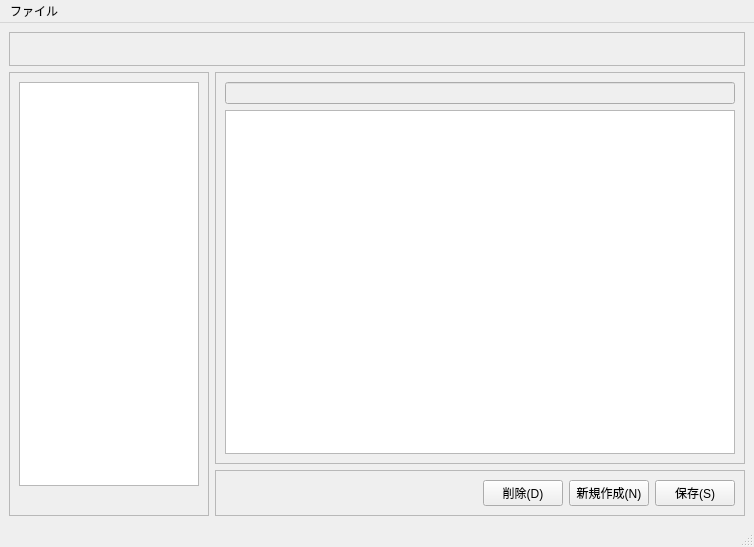
<?xml version="1.0" encoding="UTF-8"?>
<ui version="4.0">
 <class>MainWindow</class>
 <widget class="QMainWindow" name="MainWindow">
  <property name="geometry">
   <rect>
    <x>0</x>
    <y>0</y>
    <width>754</width>
    <height>547</height>
   </rect>
  </property>
  <property name="windowTitle">
   <string>ノート</string>
  </property>
  <property name="windowIcon">
   <iconset resource="resources.qrc">
    <normaloff>:/icon/assets/icon/note.svg</normaloff>:/icon/assets/icon/note.svg</iconset>
  </property>
  <widget class="QWidget" name="centralwidget">
   <layout class="QGridLayout" name="gridLayout_5">
    <item row="1" column="1">
     <widget class="QFrame" name="editFrame">
      <property name="frameShape">
       <enum>QFrame::StyledPanel</enum>
      </property>
      <property name="frameShadow">
       <enum>QFrame::Raised</enum>
      </property>
      <layout class="QGridLayout" name="gridLayout_4">
       <item row="1" column="0">
        <widget class="QTextEdit" name="textEdit"/>
       </item>
       <item row="0" column="0">
        <widget class="QLineEdit" name="titleEdit">
         <property name="enabled">
          <bool>false</bool>
         </property>
         <property name="contextMenuPolicy">
          <enum>Qt::NoContextMenu</enum>
         </property>
        </widget>
       </item>
      </layout>
     </widget>
    </item>
    <item row="2" column="1">
     <widget class="QFrame" name="ctrlFrame">
      <property name="frameShape">
       <enum>QFrame::StyledPanel</enum>
      </property>
      <property name="frameShadow">
       <enum>QFrame::Raised</enum>
      </property>
      <layout class="QGridLayout" name="gridLayout_3">
       <item row="0" column="0">
        <spacer name="horizontalSpacer_2">
         <property name="orientation">
          <enum>Qt::Horizontal</enum>
         </property>
         <property name="sizeHint" stdset="0">
          <size>
           <width>40</width>
           <height>20</height>
          </size>
         </property>
        </spacer>
       </item>
       <item row="0" column="4">
        <widget class="QPushButton" name="saveButton">
         <property name="cursor">
          <cursorShape>ArrowCursor</cursorShape>
         </property>
         <property name="text">
          <string>保存(S)</string>
         </property>
         <property name="icon">
          <iconset resource="resources.qrc">
           <normaloff>:/icon/assets/icon/maps-and-flags.svg</normaloff>:/icon/assets/icon/maps-and-flags.svg</iconset>
         </property>
         <property name="shortcut">
          <string>Ctrl+S</string>
         </property>
         <property name="default">
          <bool>false</bool>
         </property>
        </widget>
       </item>
       <item row="0" column="2">
        <widget class="QPushButton" name="newButton">
         <property name="text">
          <string>新規作成(N)</string>
         </property>
         <property name="icon">
          <iconset resource="resources.qrc">
           <normaloff>:/icon/assets/icon/new.svg</normaloff>:/icon/assets/icon/new.svg</iconset>
         </property>
         <property name="shortcut">
          <string>Ctrl+N</string>
         </property>
        </widget>
       </item>
       <item row="0" column="1">
        <widget class="QPushButton" name="deleteButton">
         <property name="text">
          <string>削除(D)</string>
         </property>
         <property name="icon">
          <iconset resource="resources.qrc">
           <normaloff>:/icon/assets/icon/delete.svg</normaloff>:/icon/assets/icon/delete.svg</iconset>
         </property>
         <property name="shortcut">
          <string>Ctrl+D</string>
         </property>
        </widget>
       </item>
      </layout>
     </widget>
    </item>
    <item row="0" column="0" colspan="2">
     <widget class="QFrame" name="logoFrame">
      <property name="maximumSize">
       <size>
        <width>16777215</width>
        <height>42</height>
       </size>
      </property>
      <property name="frameShape">
       <enum>QFrame::StyledPanel</enum>
      </property>
      <property name="frameShadow">
       <enum>QFrame::Raised</enum>
      </property>
      <layout class="QGridLayout" name="gridLayout">
       <item row="0" column="0">
        <widget class="QLabel" name="logo">
         <property name="maximumSize">
          <size>
           <width>80</width>
           <height>30</height>
          </size>
         </property>
         <property name="text">
          <string/>
         </property>
         <property name="pixmap">
          <pixmap resource="resources.qrc">:/logo/assets/logo/logo.svg</pixmap>
         </property>
         <property name="scaledContents">
          <bool>true</bool>
         </property>
         <property name="wordWrap">
          <bool>false</bool>
         </property>
        </widget>
       </item>
      </layout>
     </widget>
    </item>
    <item row="1" column="0" rowspan="2">
     <widget class="QFrame" name="listFrame">
      <property name="maximumSize">
       <size>
        <width>200</width>
        <height>16777215</height>
       </size>
      </property>
      <property name="frameShape">
       <enum>QFrame::StyledPanel</enum>
      </property>
      <property name="frameShadow">
       <enum>QFrame::Raised</enum>
      </property>
      <layout class="QGridLayout" name="gridLayout_2">
       <item row="0" column="0">
        <widget class="QListView" name="pageList"/>
       </item>
       <item row="1" column="0">
        <widget class="QLabel" name="pageListLabel">
         <property name="text">
          <string/>
         </property>
        </widget>
       </item>
      </layout>
     </widget>
    </item>
   </layout>
  </widget>
  <widget class="QMenuBar" name="menubar">
   <property name="geometry">
    <rect>
     <x>0</x>
     <y>0</y>
     <width>754</width>
     <height>21</height>
    </rect>
   </property>
   <widget class="QMenu" name="menu">
    <property name="title">
     <string>ファイル</string>
    </property>
    <addaction name="actionNewPage"/>
    <addaction name="actionSavePage"/>
    <addaction name="actionDeletePage"/>
    <addaction name="separator"/>
    <addaction name="actionCloseNote"/>
   </widget>
   <addaction name="menu"/>
  </widget>
  <widget class="QStatusBar" name="statusbar"/>
  <action name="actionNewPage">
   <property name="icon">
    <iconset resource="resources.qrc">
     <normaloff>:/icon/assets/icon/new.svg</normaloff>:/icon/assets/icon/new.svg</iconset>
   </property>
   <property name="text">
    <string>New (N)</string>
   </property>
  </action>
  <action name="actionSavePage">
   <property name="icon">
    <iconset resource="resources.qrc">
     <normaloff>:/icon/assets/icon/maps-and-flags.svg</normaloff>:/icon/assets/icon/maps-and-flags.svg</iconset>
   </property>
   <property name="text">
    <string>Save (S)</string>
   </property>
  </action>
  <action name="actionDeletePage">
   <property name="icon">
    <iconset resource="resources.qrc">
     <normaloff>:/icon/assets/icon/delete.svg</normaloff>:/icon/assets/icon/delete.svg</iconset>
   </property>
   <property name="text">
    <string>Delete (D)</string>
   </property>
  </action>
  <action name="actionCloseNote">
   <property name="icon">
    <iconset resource="resources.qrc">
     <normaloff>:/icon/assets/icon/moon.svg</normaloff>:/icon/assets/icon/moon.svg</iconset>
   </property>
   <property name="text">
    <string>Close (X)</string>
   </property>
   <property name="shortcut">
    <string>Ctrl+X</string>
   </property>
  </action>
 </widget>
 <resources>
  <include location="resources.qrc"/>
 </resources>
 <connections/>
</ui>
